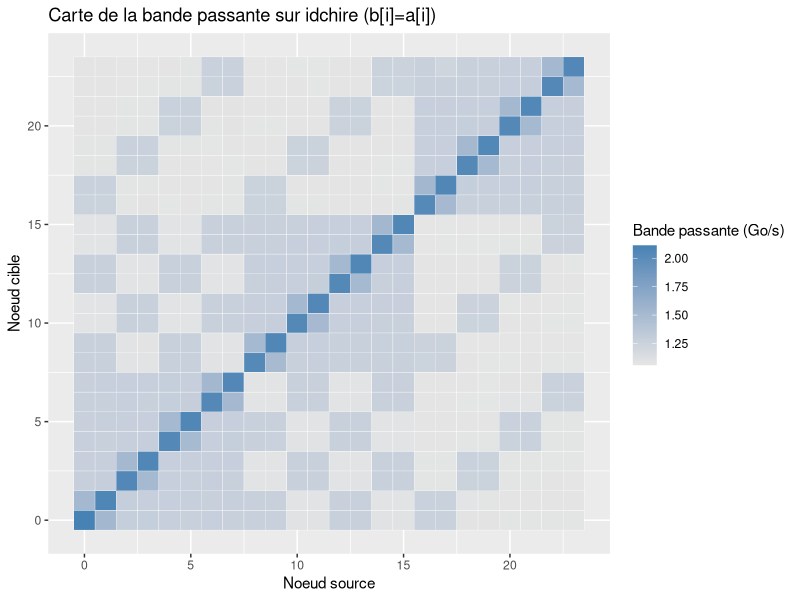

Recreate this plot in R.
library(ggplot2)
library(plyr)
library(lattice)
library(reshape)
library(scales)

node_from_core <- function(n) { return ((n-n%%2)%/%8) }

datafile = commandArgs(TRUE)[1]
bandwidth = read.table("all_data_bandwidth.dat", header=TRUE)

df_bandwidth = ddply(bandwidth, c("Exp", "node_source", "total_cores", "kernel", "size","thread_dest"), summarize, Time = mean(time.ms))
df_bandwidth = transform(df_bandwidth, node_dest=node_from_core(thread_dest), bandwith_gb=(size/Time)/1000000)
df_bandwidth = transform(df_bandwidth, heat = (bandwith_gb))


pdf("heatmap_idchire.pdf", width = 10, height=6)
myplot=ggplot(df_bandwidth, aes(node_source, node_dest))
myplot=myplot+ geom_tile(aes(fill = heat), colour="white")
myplot=myplot+ylab("Noeud cible")
myplot=myplot+xlab("Noeud source")
myplot=myplot+ggtitle("Carte de la bande passante sur idchire (b[i]=a[i])")
myplot=myplot+scale_fill_gradient(name="Bande passante (Go/s)", low = "grey90", high = "steelblue")
#myplot=myplot+theme(plot.title = element_text(hjust = 0.5),
                    #legend.position=c(.9,.4)
                    #)

print(myplot)
dev.off()
quit()
